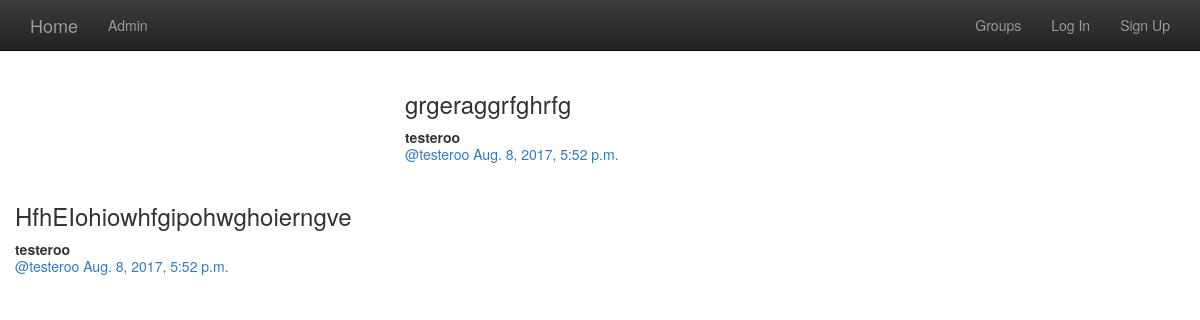
The app's page /posts/, older data.
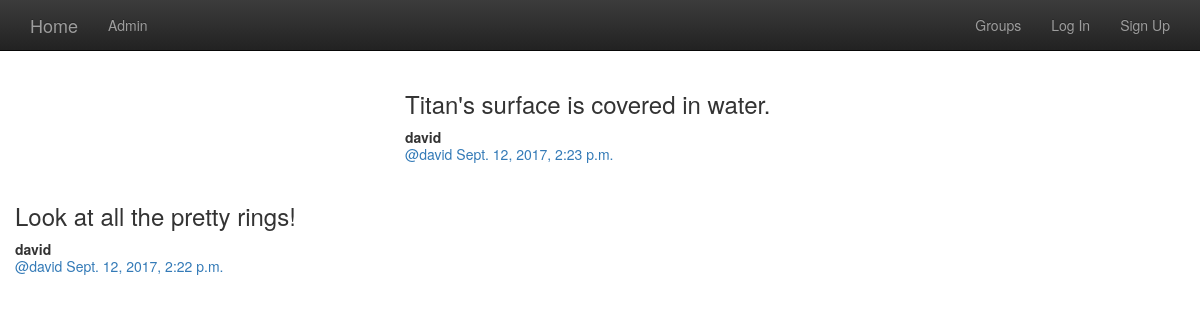
The same page, newer data.
### posts/models.py (models this page shows, shortened)
class Post(models.Model):
    user = models.ForeignKey(User, related_name='posts')
    created_at = models.DateTimeField(auto_now=True)
    message = models.TextField()
    message_html = models.TextField(editable=False)
    group = models.ForeignKey(Group, related_name='posts', null=True, blank=True)
    class Meta():
        ordering = ['-created_at']
        unique_together = ['user', 'message']

### posts/views.py (the view)
class PostList(SelectRelatedMixin, generic.ListView):
    model = models.Post
    select_related = ('user', 'group')

### posts/templates/posts/post_list.html (shortened to what this page needs)
{% extends "posts/post_base.html" %}
{% block prepost %}
<div class="col-md-4">
</div>
{% endblock %}
{% block post_content %}
<div class="cold-md-8">
    {% for post in post_list %}
        {% include "posts/_post.html" %}
    {% endfor %}
</div>
{% endblock %}

### posts/templates/posts/_post.html (shortened to what this page needs)
<div class="post media">
    <h3>{{post.message_html|safe}}</h3>
    <div class="media-body">
        <strong>{{post.user.username}}</strong>
        <h5 class="media-heading">
        <span class="username">
            <a href="{% url 'posts:for_user' username=post.user.username %}">@{{post.user.username}}</a>
        </span>
        <time class="time"><a href="{% url 'posts:single' username=post.user.username pk=post.pk %}">{{post.created_at}}</a></time>
        </h5>
    </div>
</div>

Row changes from the older to the newer data that the page shows:
removed Post: message_html "grgeraggrfghrfg", user.username "testeroo", created_at "Aug. 8, 2017, 5:52 p.m."
removed Post: message_html "HfhEIohiowhfgipohwghoierngve", user.username "testeroo", created_at "Aug. 8, 2017, 5:52 p.m."
added Post: message_html "Titan's surface is covered in water.", user.username "david", created_at "Sept. 12, 2017, 2:23 p.m."
added Post: message_html "Look at all the pretty rings!", user.username "david", created_at "Sept. 12, 2017, 2:22 p.m."
